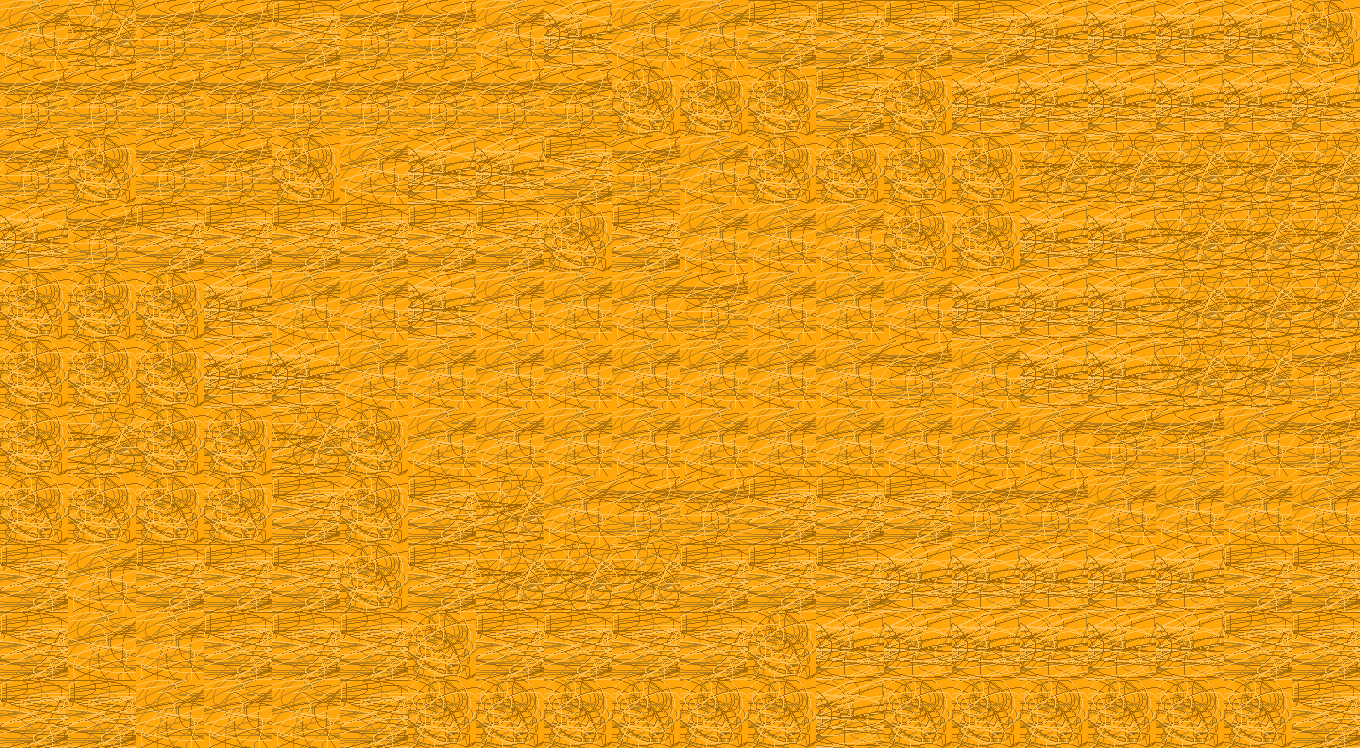

This is a level from a 2D game, rendered from its Tiled map with the project's own tilesets. A one-line summary and the complete map file follow:
An orthogonal 20x11 tile map with 68x68 px tiles, 1 tile layer (Tile Layer 1).

<map version="2017.05.26" orientation="orthogonal" renderorder="right-down" width="20" height="11" tilewidth="68" tileheight="68" nextobjectid="1">
 <properties>
  <property name="ID" value="0" />
  <property name="name" value="Newbies Town Center" />
 </properties>
 <tileset firstgid="1" source="genericGround.tsx" />
 <layer name="Tile Layer 1" width="20" height="11">
  <data encoding="csv">
1,5,2,2,3,2,2,1,4,1,1,3,3,3,3,4,4,4,4,6,
2,2,2,2,2,2,2,2,2,6,6,6,3,6,4,4,4,4,4,4,
2,6,2,2,6,1,4,4,3,2,1,6,6,6,6,5,5,5,5,5,
4,2,3,3,3,3,3,3,6,3,1,1,1,6,6,4,4,5,5,5,
6,6,6,4,1,1,4,1,1,1,2,1,1,1,4,4,4,5,5,5,
6,6,6,4,4,1,1,1,1,1,1,1,1,2,1,4,4,5,5,2,
6,5,6,6,5,6,1,1,1,1,1,1,1,1,1,1,2,2,1,2,
6,6,6,6,3,6,3,5,1,2,2,3,3,3,2,2,1,1,1,1,
3,1,3,3,3,6,3,5,5,5,3,3,3,4,4,4,4,4,3,3,
3,1,1,3,3,3,6,3,3,3,3,6,4,4,4,4,4,4,3,3,
3,3,1,1,1,3,6,6,6,6,6,6,4,6,6,6,6,6,6,3
</data>
 </layer>
</map>
